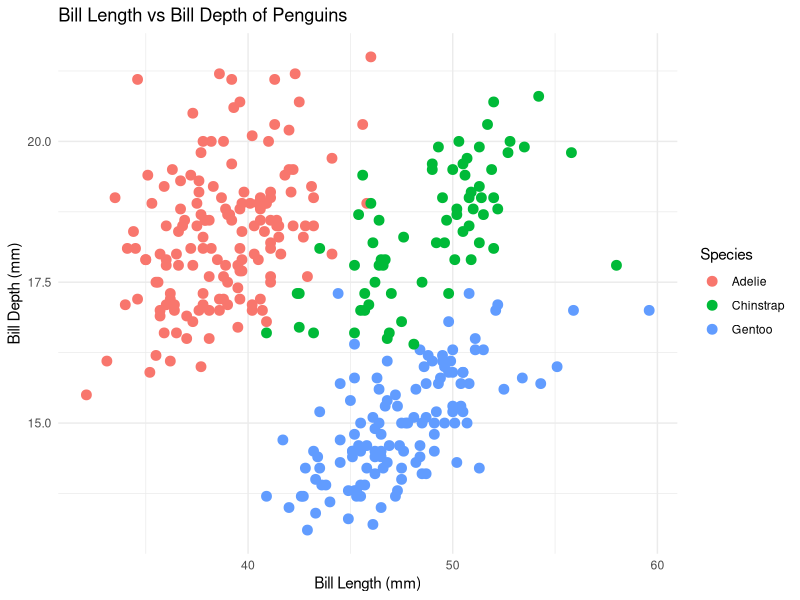
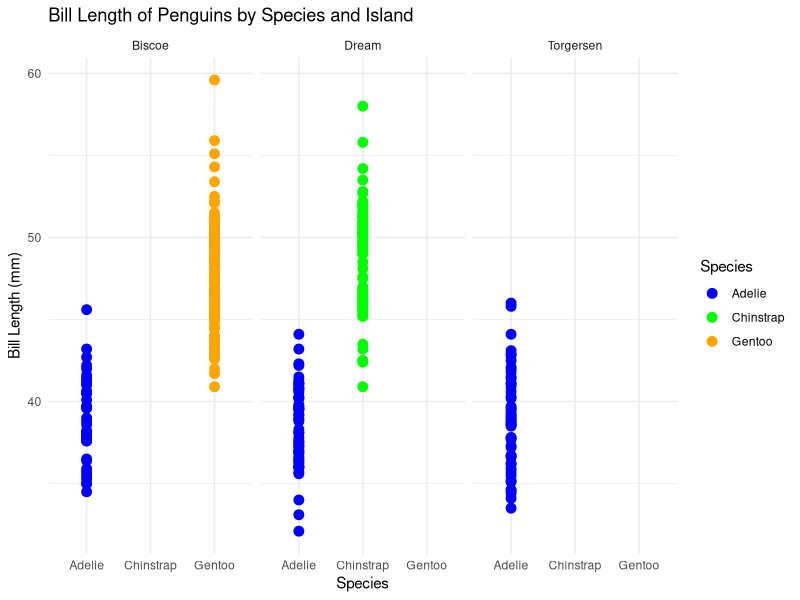

Reproduce these figures in R, in order.
## ---- chunk 1
 library(tidyverse)
 library(palmerpenguins)
## ---- chunk 2
# Create a ggplot scatter plot using the pengiuns dataset. 
# Plot bill length on the x-axis and bill depth on the y-axis.
# Color the points by species and use geom_point with size 3.
# Add a minimal theme and clean labels. 
ggplot(data = penguins) +
  geom_point(mapping = aes(x = bill_length_mm, y = bill_depth_mm, color = species), size = 3) +
  theme_minimal() +
  labs(title = "Bill Length vs Bill Depth of Penguins",
       x = "Bill Length (mm)",
       y = "Bill Depth (mm)",
       color = "Species")
## ---- chunk 3
# Create a ggplot scatter plot using the pengiuns dataset. 
# Plot bill_length_mm on the y-axis and different species on the x-axis, faceted by island. 
# Use custom colors for each species and add a minimal theme.
ggplot(data = penguins) +
  geom_point(mapping = aes(x = species, y = bill_length_mm, color = species), size = 3) +
  facet_wrap(~ island) +
  scale_color_manual(values = c("Adelie" = "blue", "Chinstrap" = "green", "Gentoo" = "orange")) +
  theme_minimal() +
  labs(title = "Bill Length of Penguins by Species and Island",
       x = "Species",
       y = "Bill Length (mm)",
       color = "Species")
## ---- chunk 4
install.packages("ellmer")
install.packages("chattr")
## ---- chunk 5
# Simple Example: Checking Sea Surface Temperature (SST)
sst <- 30.2

if (sst > 29.5) {
  print("Warning: Marine heatwave threshold exceeded!")
} else {
  print("SST remains within baseline parameters.")
}

## ---- chunk 6
#the function "mutate" allows an argument or certain parameter to be executed when explained within the code.
# Sample coral data
coral_monitoring <- tibble(
  site = c("Site_A", "Site_B", "Site_C"),
  depth_m = c(12, 35, 8)
)
# As you can see below, we are telling the code to recognize "zone" and "depth," if a zone has a certain depth below 30m then its labeled as a shallow reef and if a zone is above 30m depth then its a deep reef.
# Classify depth using if_else
coral_monitoring <- coral_monitoring %>% 
  mutate(zone = if_else(depth_m > 30, "Deep Reef", "Shallow Reef"))

## ---- chunk 7
coral_monitoring <- coral_monitoring %>% 
  mutate(reef_category = case_when(
    depth_m < 10  ~ "Lagoon / Flats",
    depth_m <= 30 ~ "Crest / Slope",
    depth_m > 30  ~ "Mesophotic / Deep",
    TRUE          ~ "Unclassified" # Catch-all remainder
  ))

## ---- chunk 8
marine_stations<- tibble(
  salinity=c(5,28,32,12)
)
## ---- chunk 9
marine_stations<-marine_stations %>%
  mutate(environmental_type = case_when(
    salinity < 15 ~ "Estuarine",
    salinity <= 30 ~ "Brackish",
    salinity > 30 ~ "Marine" ,
  ))
head(marine_stations)
## ---- chunk 10
# for-loop repeats code chunk for each element in a designated sequence
for (year in 2020:2024) {
  print(paste("Processing climate data for year:", year))
}
## ---- chunk 11
#tracks real-world data- this case it reads 12 monthly turtle tracking devices
# Loop across index sequences
transect_lengths <- c(50, 100, 25, 75)

for (i in seq_along(transect_lengths)) {
  print(paste("Transect number", i, "measures", transect_lengths[i], "metres."))
}
## ---- chunk 12
site_areas <- c(144, 400, 625)
results <- numeric(length(site_areas)) # Must build an empty container first

for (i in seq_along(site_areas)) {
  results[i] <- sqrt(site_areas[i])
}
## ---- chunk 13
library(purrr)
# Map directly and define your expected output type explicitly
mapped_results <- map_dbl(site_areas, sqrt)

## ---- chunk 14
# Iterate a summary function over split lists of data
iris %>% 
  split(.$Species) %>% 
  map(~summary(.x))

## ---- chunk 15
# Function Definition
calculate_coral_mortality <- function(initial_count, surviving_count) {
  
  # Logic safety switch using our conditional tools!
  if (initial_count <= 0) {
    stop("Initial count must be greater than zero.")
  }
  
  mortality_rate <- (initial_count - surviving_count) / initial_count
  return(mortality_rate)
}

# Utilizing your custom function
calculate_coral_mortality(initial_count = 120, surviving_count = 84)

## ---- chunk 16
# student exercise 4: Custom function construction task

## ---- chunk 17

## ---- chunk 18
